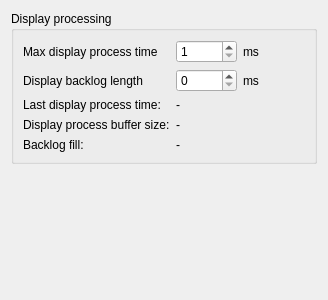
              <widget class="QWidget" name="tab">
               <attribute name="title">
                <string>Advanced</string>
               </attribute>
               <layout class="QVBoxLayout" name="verticalLayout_18">
                <item>
                 <widget class="QGroupBox" name="groupBox_12">
                  <property name="title">
                   <string>Display processing</string>
                  </property>
                  <layout class="QGridLayout" name="gridLayout_4">
                   <item row="1" column="2">
                    <widget class="QSpinBox" name="spinBox_maxProcessTimeMs">
                     <property name="minimum">
                      <number>1</number>
                     </property>
                     <property name="maximum">
                      <number>10000</number>
                     </property>
                    </widget>
                   </item>
                   <item row="4" column="1">
                    <widget class="QLabel" name="label_30">
                     <property name="text">
                      <string>Display process buffer size:</string>
                     </property>
                    </widget>
                   </item>
                   <item row="3" column="2" colspan="3">
                    <widget class="QLabel" name="label_lastDisplayProcessTime">
                     <property name="text">
                      <string>-</string>
                     </property>
                    </widget>
                   </item>
                   <item row="2" column="1">
                    <widget class="QLabel" name="label_27">
                     <property name="text">
                      <string>Display backlog length</string>
                     </property>
                    </widget>
                   </item>
                   <item row="4" column="2" colspan="3">
                    <widget class="QLabel" name="label_displayProcessBufferSize">
                     <property name="text">
                      <string>-</string>
                     </property>
                    </widget>
                   </item>
                   <item row="1" column="1">
                    <widget class="QLabel" name="label_25">
                     <property name="text">
                      <string>Max display process time</string>
                     </property>
                    </widget>
                   </item>
                   <item row="1" column="3">
                    <widget class="QLabel" name="label_26">
                     <property name="text">
                      <string>ms</string>
                     </property>
                    </widget>
                   </item>
                   <item row="2" column="3">
                    <widget class="QLabel" name="label_28">
                     <property name="text">
                      <string>ms</string>
                     </property>
                    </widget>
                   </item>
                   <item row="3" column="1">
                    <widget class="QLabel" name="label_29">
                     <property name="text">
                      <string>Last display process time:</string>
                     </property>
                    </widget>
                   </item>
                   <item row="1" column="4">
                    <spacer name="horizontalSpacer_20">
                     <property name="orientation">
                      <enum>Qt::Horizontal</enum>
                     </property>
                     <property name="sizeHint" stdset="0">
                      <size>
                       <width>40</width>
                       <height>20</height>
                      </size>
                     </property>
                    </spacer>
                   </item>
                   <item row="2" column="2">
                    <widget class="QSpinBox" name="spinBox_displayBacklogLengthMs">
                     <property name="maximum">
                      <number>60000</number>
                     </property>
                    </widget>
                   </item>
                   <item row="5" column="1">
                    <widget class="QLabel" name="label_31">
                     <property name="text">
                      <string>Backlog fill:</string>
                     </property>
                    </widget>
                   </item>
                   <item row="5" column="2" colspan="3">
                    <widget class="QLabel" name="label_backlogFill">
                     <property name="text">
                      <string>-</string>
                     </property>
                    </widget>
                   </item>
                  </layout>
                 </widget>
                </item>
                <item>
                 <spacer name="verticalSpacer_18">
                  <property name="orientation">
                   <enum>Qt::Vertical</enum>
                  </property>
                  <property name="sizeHint" stdset="0">
                   <size>
                    <width>20</width>
                    <height>125</height>
                   </size>
                  </property>
                 </spacer>
                </item>
               </layout>
              </widget>
